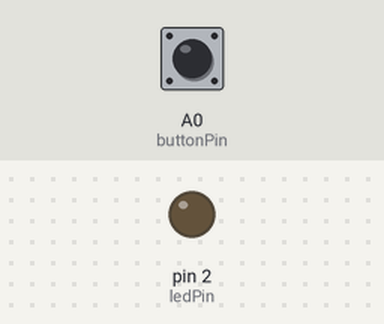
A sketch run on a simulated Arduino Uno, built with avr-gcc and run on an emulated ATmega328P. Parts: output pins drawn as LEDs (lit = HIGH). Inputs (shaded band) come from the test bench; at power-on: A0 (buttonPin) LOW.

Above: at 1.2 s.
1.3 s: A0 (buttonPin) pulled HIGH for 0.15 s
At 1.37 s:
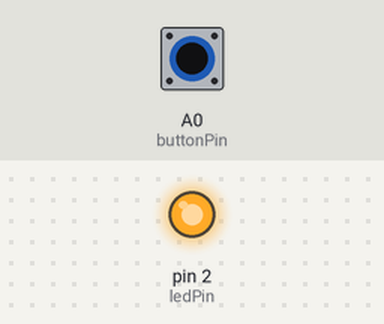
2.9 s: A0 (buttonPin) pulled HIGH for 3.2 s
At 6.6 s:
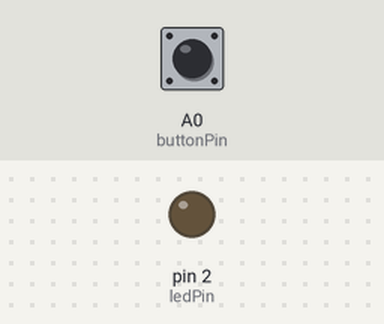
Timing chart, 0 to 8.1 s (numbered marks = the images above; inputs shaded):
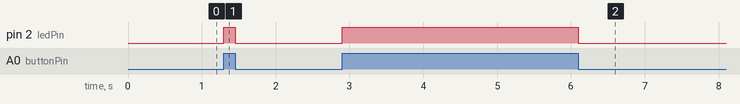

The sketch:

button.ino
```cpp
//
// FaBo Brick Sample
//
// #103 Button Brick
//

#define buttonPin A0 // ボタンピン
#define ledPin 2     // LEDピン

// ボタンの押下状況取得用
int buttonState = 0;

void setup() {
  // ボタンピンを入力用に設定
  pinMode(buttonPin, INPUT);
  // LEDピンを出力用に設定
  pinMode(ledPin, OUTPUT);
}

void loop(){
  // ボタンの押下状況を取得
  buttonState = digitalRead(buttonPin);

  // ボタン押下判定
  if (buttonState == HIGH) {
    // ボタンが押された場合、LED点灯
    digitalWrite(ledPin, HIGH);
  }
  else {
    // LED消灯
    digitalWrite(ledPin, LOW);
  }
}
```

Measured:
- after the input at 1.3 s, pin 2 (ledPin): LOW → HIGH at once, → LOW 0.15 s later
- after the input at 2.9 s, pin 2 (ledPin): LOW → HIGH at once, → LOW 3.2 s later
